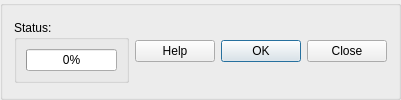
    <widget class="QGroupBox" name="groupBox">
     <property name="sizePolicy">
      <sizepolicy hsizetype="Expanding" vsizetype="Preferred">
       <horstretch>0</horstretch>
       <verstretch>0</verstretch>
      </sizepolicy>
     </property>
     <property name="minimumSize">
      <size>
       <width>0</width>
       <height>45</height>
      </size>
     </property>
     <property name="title">
      <string/>
     </property>
     <layout class="QGridLayout" name="gridLayout_2">
      <item row="0" column="0">
       <layout class="QGridLayout" name="gridLayout_3">
        <item row="1" column="2">
         <widget class="QDialogButtonBox" name="buttonBox">
          <property name="enabled">
           <bool>true</bool>
          </property>
          <property name="sizePolicy">
           <sizepolicy hsizetype="Fixed" vsizetype="Fixed">
            <horstretch>0</horstretch>
            <verstretch>0</verstretch>
           </sizepolicy>
          </property>
          <property name="layoutDirection">
           <enum>Qt::LeftToRight</enum>
          </property>
          <property name="autoFillBackground">
           <bool>false</bool>
          </property>
          <property name="orientation">
           <enum>Qt::Horizontal</enum>
          </property>
          <property name="standardButtons">
           <set>QDialogButtonBox::Close|QDialogButtonBox::Ok</set>
          </property>
          <property name="centerButtons">
           <bool>false</bool>
          </property>
         </widget>
        </item>
        <item row="1" column="0">
         <widget class="QGroupBox" name="groupBox_3">
          <property name="sizePolicy">
           <sizepolicy hsizetype="Expanding" vsizetype="Minimum">
            <horstretch>0</horstretch>
            <verstretch>0</verstretch>
           </sizepolicy>
          </property>
          <property name="title">
           <string>Status:</string>
          </property>
          <layout class="QGridLayout" name="gridLayout_4">
           <item row="0" column="0">
            <widget class="QProgressBar" name="progressBar">
             <property name="sizePolicy">
              <sizepolicy hsizetype="Expanding" vsizetype="Fixed">
               <horstretch>0</horstretch>
               <verstretch>0</verstretch>
              </sizepolicy>
             </property>
             <property name="value">
              <number>0</number>
             </property>
            </widget>
           </item>
          </layout>
         </widget>
        </item>
        <item row="1" column="1">
         <widget class="QPushButton" name="pushButton_help">
          <property name="sizePolicy">
           <sizepolicy hsizetype="Fixed" vsizetype="Fixed">
            <horstretch>0</horstretch>
            <verstretch>0</verstretch>
           </sizepolicy>
          </property>
          <property name="text">
           <string>Help</string>
          </property>
         </widget>
        </item>
       </layout>
      </item>
     </layout>
    </widget>
